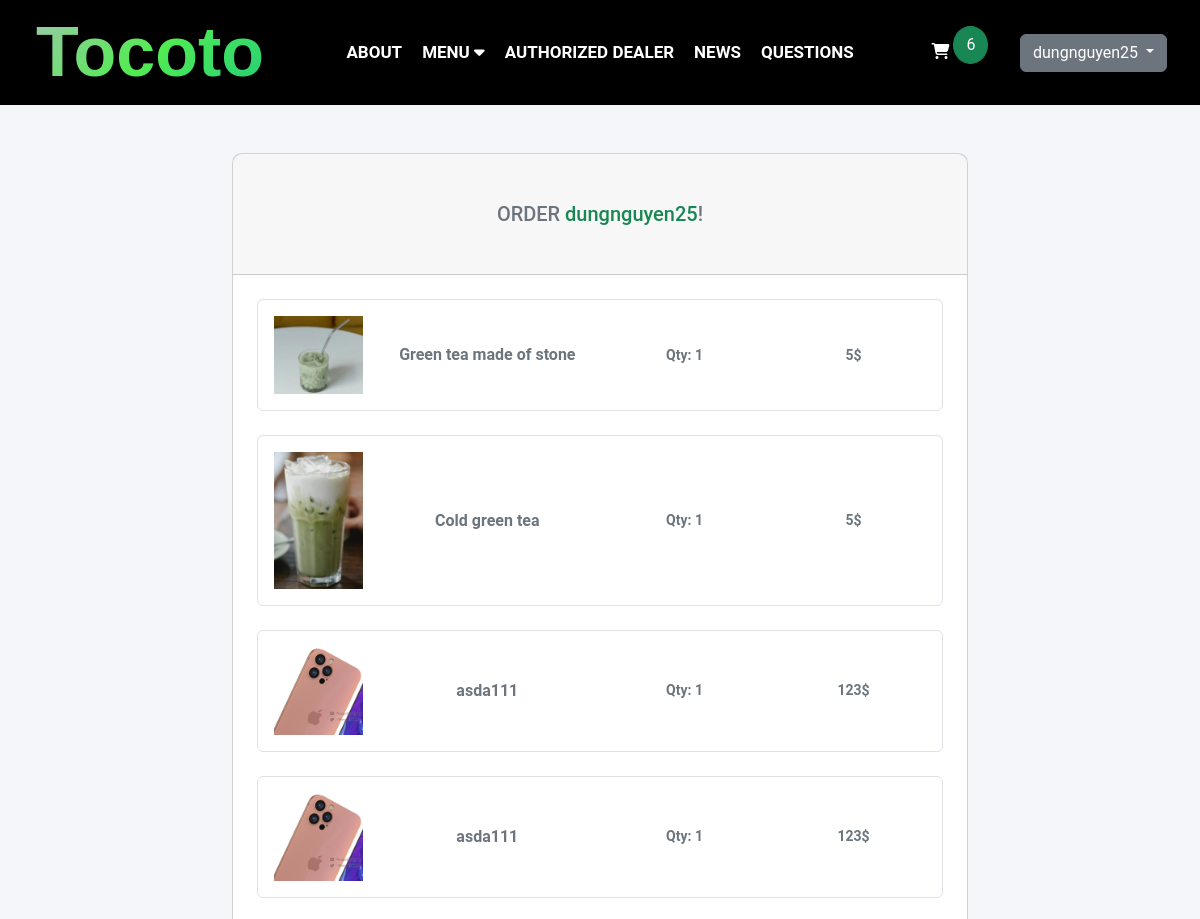
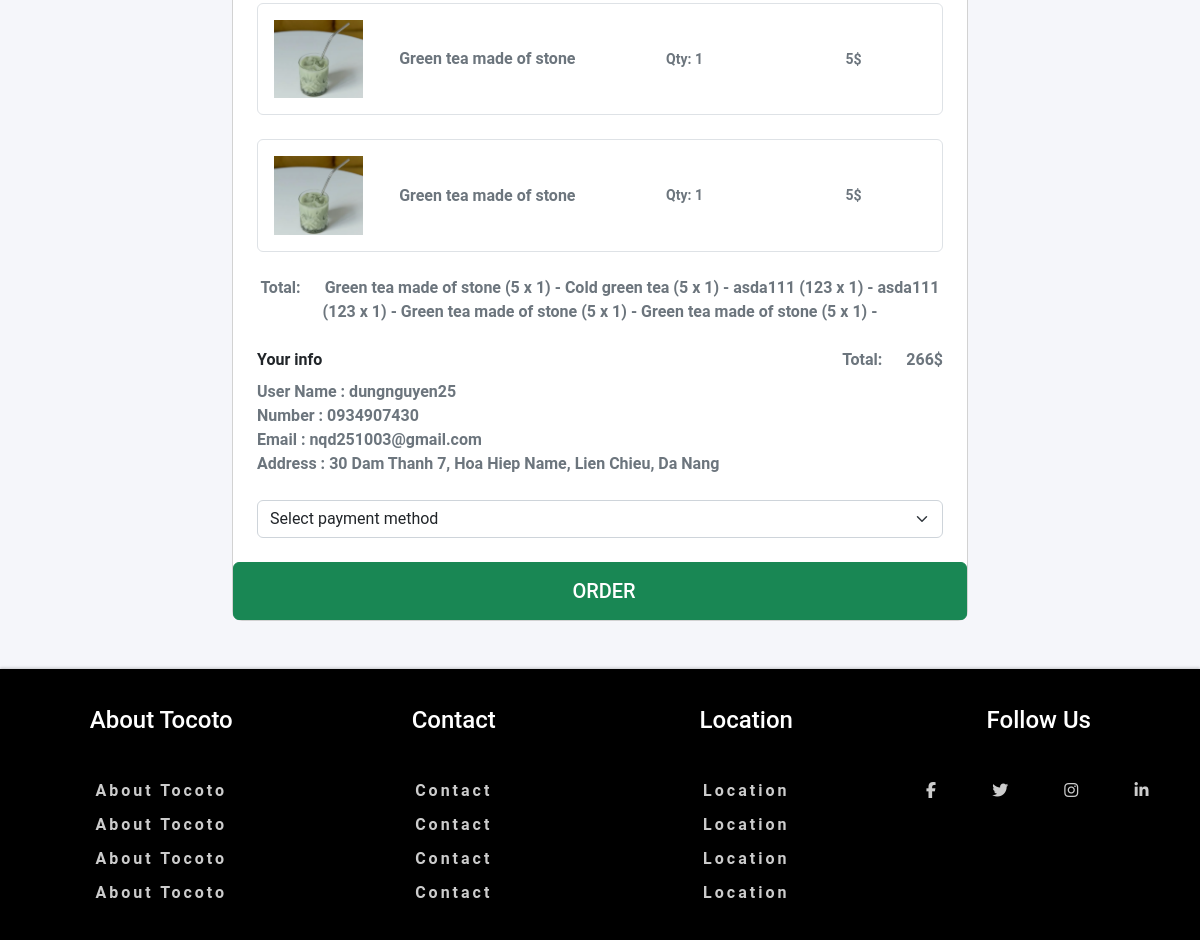
The app's page /site/carts/carts.php?btn_checkout (signed in) with its own data (2 pictures, top to bottom).
### tables this page shows
CREATE TABLE `users` (
  `id_user` int(100) NOT NULL,
  `user_name` varchar(20) NOT NULL,
  `email` varchar(50) NOT NULL,
  `number` varchar(10) NOT NULL,
  `password` varchar(50) NOT NULL,
  `address` varchar(500) NOT NULL,
  `part` varchar(1) NOT NULL,
  `activating` varchar(1) NOT NULL,
  `image` varchar(100) NOT NULL
);

CREATE TABLE `carts` (
  `id_cart` int(100) NOT NULL,
  `user_name` varchar(100) NOT NULL,
  `pid` int(100) NOT NULL,
  `name_product` varchar(100) NOT NULL,
  `price` int(255) NOT NULL,
  `quantity` int(255) NOT NULL,
  `image` varchar(100) NOT NULL
);

### site/carts/carts.php (called while the page is built, shortened)
<?php
require "../../global.php";
require "../../dao/carts.php";
require "../../dao/users.php";
extract($_REQUEST);
$user_name = $_SESSION['user']['user_name'];
if (exist_param("btn_insert")) {
    $quantity = "1";
    carts_insert_by_user_name($user_name, $name_product, $price, $quantity, $image);
    $MESSAGE = "Thêm mới thành công!";
    $VIEW_NAME = "carts/carts-ui.php";
} else if (exist_param("btn_edit")) {
    $id = $_GET['btn_edit'];
    $items = carts_select_by_id($id);
    $VIEW_NAME = "carts/edit.php";
} else if (exist_param("btn_list")) {
    $items = carts_select_all();
    $categories = categories_select_all();
    $VIEW_NAME = "carts/list.php";
} else if (exist_param("btn_select_user")) {
    $user_name = $_SESSION['user']['user_name'];
    $items = carts_select_by_user_name($user_name);
    $VIEW_NAME = "carts/carts-ui.php";
} else if (exist_param("btn_checkout")) {
    $user_name = $_SESSION['user']['user_name'];
    $users = users_select_by_user_name($user_name);
    $items = carts_select_by_user_name($user_name);
} else {
    $VIEW_NAME = "carts/carts-ui.php";
}
$items = carts_select_by_user_name($user_name);
require '../layout.php';

### dao/pdo.php (called while the page is built, shortened)
<?php
function pdo_get_connection()
{
    $dburl = "mysql:host=localhost;dbname=assignment;charset=utf8";
    $username = 'root';
    $password = '';
    $conn = new PDO($dburl, $username, $password);
    $conn->setAttribute(PDO::ATTR_ERRMODE, PDO::ERRMODE_EXCEPTION);
    return $conn;
}
function pdo_query($sql)
{
    $sql_args = array_slice(func_get_args(), 1);
    try {
        $conn = pdo_get_connection();
        $stmt = $conn->prepare($sql);
        $stmt->execute($sql_args);
        $rows = $stmt->fetchAll();
        return $rows;
    } catch (PDOException $e) {
        throw $e;
    } finally {
        unset($conn);
    }
}
function pdo_query_one($sql)
{
    $sql_args = array_slice(func_get_args(), 1);
    try {
        $conn = pdo_get_connection();
        $stmt = $conn->prepare($sql);
        $stmt->execute($sql_args);
        $row = $stmt->fetch(PDO::FETCH_ASSOC);
        return $row;
    } catch (PDOException $e) {
        throw $e;
    } finally {
        unset($conn);
    }
}

### dao/users.php (called while the page is built, shortened)
<?php
require_once 'pdo.php';
function users_select_by_user_name($user_name)
{
    $sql = "SELECT * FROM users WHERE user_name=?";
    return pdo_query_one($sql, $user_name);
}

### dao/carts.php (called while the page is built, shortened)
<?php
require_once 'pdo.php';
function carts_select_by_user_name($user_name)
{
    $sql = "SELECT * FROM carts WHERE user_name=?";
    return pdo_query($sql, $user_name);
}

### global.php (called while the page is built, shortened)
<?php
$ROOT_URL = "/restaurant-php";
$CONTENT_URL = "$ROOT_URL/content";
$IMAGE_URL = "$CONTENT_URL/imgs";

### site/carts/checkout.php (the view, shortened to what this page needs)
<section class="h-100 gradient-custom">
    <div class="container py-5 h-100">
        <div class="row d-flex justify-content-center align-items-center h-100">
            <div class="col-lg-10 col-xl-8">
                <form action="../orders/orders.php" method="POST" class="card" style="border-radius: 10px;">
                    <div class="card-header px-4 py-5">
                        <h5 class="text-muted mb-0">ORDER <span class="text-success"><?= $users['user_name'] ?></span>!</h5>
                    </div>
                    <div class="card-body p-4">
                        <?php
                        $grand_total = 0;
                        foreach ($items as $item) {
                            extract($item);
                            $grand_total += ($price * $quantity);
                            $cart_items[] = '';
                            $cart_items[] = $name_product . ' (' . $price . ' x ' . $quantity . ') - ';
                            $total_products = implode($cart_items);
                        ?>
                            <div class="card shadow-0 border mb-4">
                                <div class="card-body">
                                    <div class="row">
                                        <div class="col-md-2">
                                            <img src="<?= $IMAGE_URL ?>/products/<?= $image ?>" class="img-fluid" alt="Phone">
                                        </div>
                                        <div class="col-md-4 text-center d-flex justify-content-center align-items-center">
                                            <p class="text-muted mb-0"><?= $name_product ?></p>
                                        </div>
                                        <div class="col-md-3 text-center d-flex justify-content-center align-items-center">
                                            <p class="text-muted mb-0 small">Qty: <?= $quantity ?></p>
                                        </div>
                                        <div class="col-md-3 text-center d-flex justify-content-center align-items-center">
                                            <p class="text-muted mb-0 small"><?= $price ?>$</p>
                                        </div>
                                    </div>
                                </div>
                            </div>
                        <?php
                        }
                        ?>
                        <p class="text-muted mb-0"><span class="fw-bold me-4">Total:</span><?= $total_products ?></p>
                        <div class="d-flex justify-content-between pt-4">
                            <p class="fw-bold mb-0">Your info</p>
                            <p class="text-muted mb-0"><span class="fw-bold me-4">Total:</span><?= $grand_total ?>$</p>
                        </div>
                        <div class="d-flex justify-content-between pt-2">
                            <p class="text-muted mb-0">User Name : <?= $users['user_name'] ?></p>
                        </div>
                        <div class="d-flex justify-content-between">
                            <p class="text-muted mb-0">Number : <?= $users['number'] ?></p>
                        </div>
                        <div class="d-flex justify-content-between">
                            <p class="text-muted mb-0">Email : <?= $users['email'] ?></p>
                        </div>
                        <div class="d-flex justify-content-between mb-4">
                            <p class="text-muted mb-0">Address : <?php if ($users['address'] == '') {
                                                                        echo 'please enter your address';
                                                                    } else {
                                                                        echo $users['address'];
                                                                    } ?></p>
                        </div>
                        <select name="method" class="form-select" aria-label="Default select example" required>
                            <option value="" disabled selected>Select payment method</option>
                        </select>
                    </div>
                    <button name="btn_insert" class="btn btn-success py-3">
                        <h5 class="h5 mb-0 ms-2">ORDER</h5>
                    </button>
                </form>
            </div>
        </div>
    </div>
</section>

### content/css/main.css (style rules this page uses)
*, *::before, *::after { box-sizing: border-box; }
* { margin: 0; }
html, body { height: 100%; }
body { line-height: 1.5; overflow-x: hidden; }
img, picture, video, canvas, svg { display: block; max-width: 100%; }
input, button, textarea, select { font: inherit; outline: none; border: none; }
p, h1, h2, h3, h4, h5, h6 { overflow-wrap: break-word; }
:root { --primary-font: "Roboto", sans-serif; --primary-color: #2ecc71; --white-color: #f5f6fa; --gray1e: #1e1e1e; --grayb5: #b5b3af; --gray7d: #7d7d7d; --white: #fff; --container: 1100px; --animate-duration: 1s; --animate-delay: 1s; --animate-repeat: 1; }
body { background-color: var(--body-bg); font-family: var(--primary-font) !important; font-weight: 700 !important; }
.container { max-width: calc(var(--container) + var(--gap) * 2); padding: 0 var(--gap); margin: 0 auto; }
section { background-color: var(--white-color); }
.row { display: grid; grid-template-columns: auto auto auto auto; text-align: center; }

### records on screen
users: user_name "dungnguyen25", number "0934907430", email "nqd251003@gmail.com", address "30 Dam Thanh 7, Hoa Hiep Name, Lien Chieu, Da Nang"
carts: image (picture), name_product "Green tea made of stone", quantity "1", price "5"
carts: image (picture), name_product "Cold green tea", quantity "1", price "5"
carts: image (picture), name_product "asda111", quantity "1", price "123"
carts: image (picture), name_product "asda111", quantity "1", price "123"
carts: image (picture), name_product "Green tea made of stone", quantity "1", price "5"
carts: image (picture), name_product "Green tea made of stone", quantity "1", price "5"

### other values on screen
$total_cart_items "6"
$_SESSION['user']['user_name'] "dungnguyen25"
$total_products "Green tea made of stone (5 x 1) - Cold green tea (5 x 1) - asda111 (123 x 1) - asda111 (123 x 1) - Green tea made of stone (5 x 1) - Green tea made of stone (5 x 1) -"
$grand_total "266"
